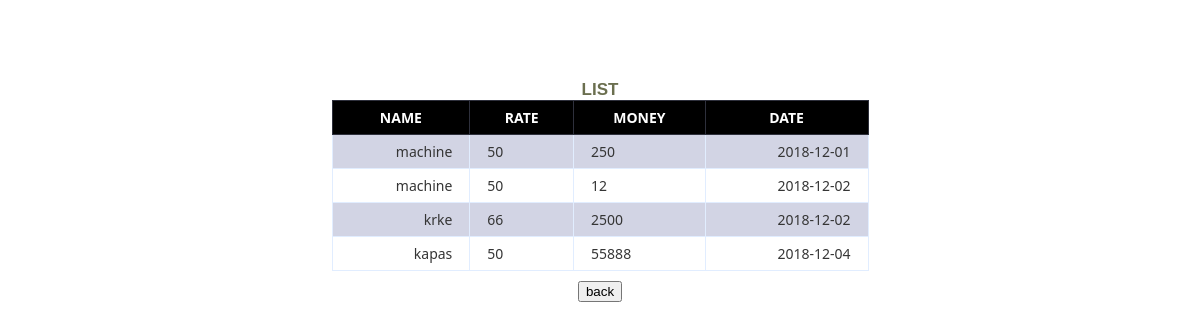
/atable.php, run on the app's committed database.
### tables this page shows
CREATE TABLE `a_table` (
  `name` varchar(20) NOT NULL,
  `rate` int(20) NOT NULL,
  `money` int(20) NOT NULL,
  `date` date NOT NULL
);

### atable.php (the view, shortened to what this page needs)
<!DOCTYPE html>
<html>
<?php
$dbcon=mysqli_connect("localhost","root","","agriculture");
$sql= "SELECT name, rate, money, date FROM a_table ";
$result = $dbcon->query($sql);
?>
<head>
</head>
<body>
	<h1>List </h1>
	<table class="data-table">
		<thead>
			<tr>
				<th>Name</th>
				<th>Rate</th>
				<th>Money</th>
				<th>Date</th>
			</tr>
		</thead>
		<tbody>
		<?php
		while ($row = mysqli_fetch_array($result))
		{
			echo '<tr>
					<td>'.$row['name'].'</td>
					<td>'.$row['rate'].'</td>
					<td>'.$row['money'].'</td>
					<td>'.$row['date'].'</td>
				</tr>';
		}?>
		</tbody>
	</table>
	 <center> <a href="home.php"><button style="margin-bottom:80px;">back</button></a></center>
</body>
</html>

### atable.php (style rules this page uses)
body { font-size: 15px; color: #6b6f4f; font-family: "segoe-ui", "open-sans", tahoma, arial; padding: 0; margin: 0; }
table { margin: auto; font-family: "Lucida Sans Unicode", "Lucida Grande", "Segoe Ui"; font-size: 12px; }
h1 { margin: 25px auto 0; text-align: center; text-transform: uppercase; font-size: 17px; }
table td { transition: all .5s; }
.data-table { border-collapse: collapse; font-size: 14px; min-width: 537px; margin-bottom:10px; }
.data-table th, .data-table td { border: 1px solid #e1edff; padding: 7px 17px; }
.data-table thead th { background-color: black; color: #FFFFFF; border-color: #2e303c!important; text-transform: uppercase; }
.data-table tbody td { color: #353535; }
.data-table tbody td:first-child, .data-table tbody td:nth-child(4), .data-table tbody td:last-child { text-align: right; }
.data-table tbody tr:nth-child(odd) td { background-color:#d2d4e4; }
h1 { margin-top:80px; }

### data on the page
a_table: name "machine", rate "50", money "250", date "2018-12-01"
a_table: name "machine", rate "50", money "12", date "2018-12-02"
a_table: name "krke", rate "66", money "2500", date "2018-12-02"
a_table: name "kapas", rate "50", money "55888", date "2018-12-04"
